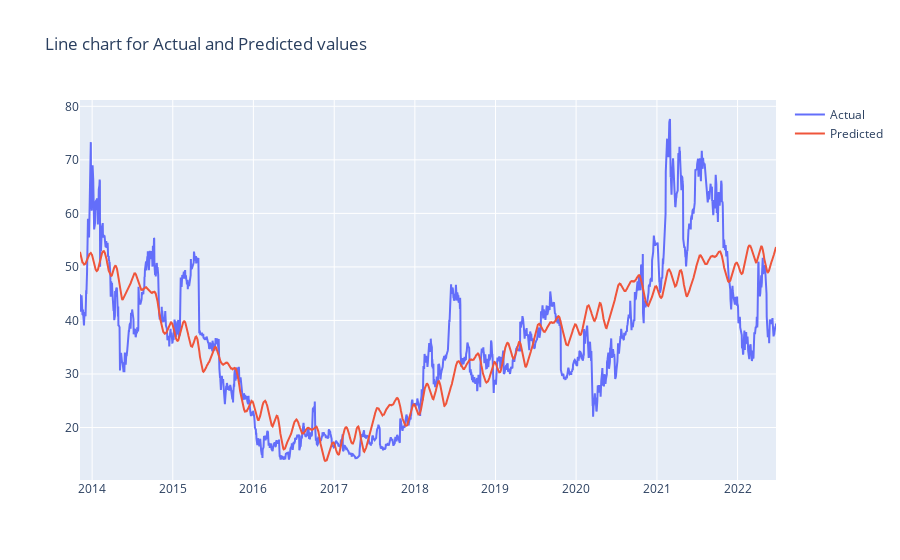

The notebook cell saved with this chart:
### Code cell
# Now we're going to use the mean absolute error method for evaluation of the Prophet model to see how well it worked on the provided dataset

import pandas as pd
import numpy as np
import matplotlib.pyplot as plt
from prophet import Prophet
from prophet.plot import add_changepoints_to_plot

# Evaluate the model and print the mean absolute error. 
y_true = df2['y'].values
y_pred = fcst['yhat'][:-12].values
mae = mean_absolute_error(y_true, y_pred)
mae

# Graph for comparison 
fig = go.Figure()
fig.add_trace(go.Scatter(x=df2['ds'], y=y_true,
                    mode='lines',
                    name='Actual'))
fig.add_trace(go.Scatter(x=df2['ds'], y=y_pred,
                    mode='lines',
                    name='Predicted'))
fig['layout'].update(title='Line chart for Actual and Predicted values')
fig.show()

### Figure 1 — Plotly figure (JSON) as saved in the notebook; plotly's stock layout.template omitted (floating-point values rounded to 4 significant figures; data arrays with more than 128 entries replaced by an {"elided": "..."} marker saying what was removed)
{"data": [{"mode": "lines", "name": "Actual", "type": "scatter", "x": {"elided": "2172 str values"}, "y": {"elided": "2172 float values"}}, {"mode": "lines", "name": "Predicted", "type": "scatter", "x": {"elided": "2172 str values"}, "y": {"elided": "2172 float values"}}], "layout": {"title": {"text": "Line chart for Actual and Predicted values"}}}
